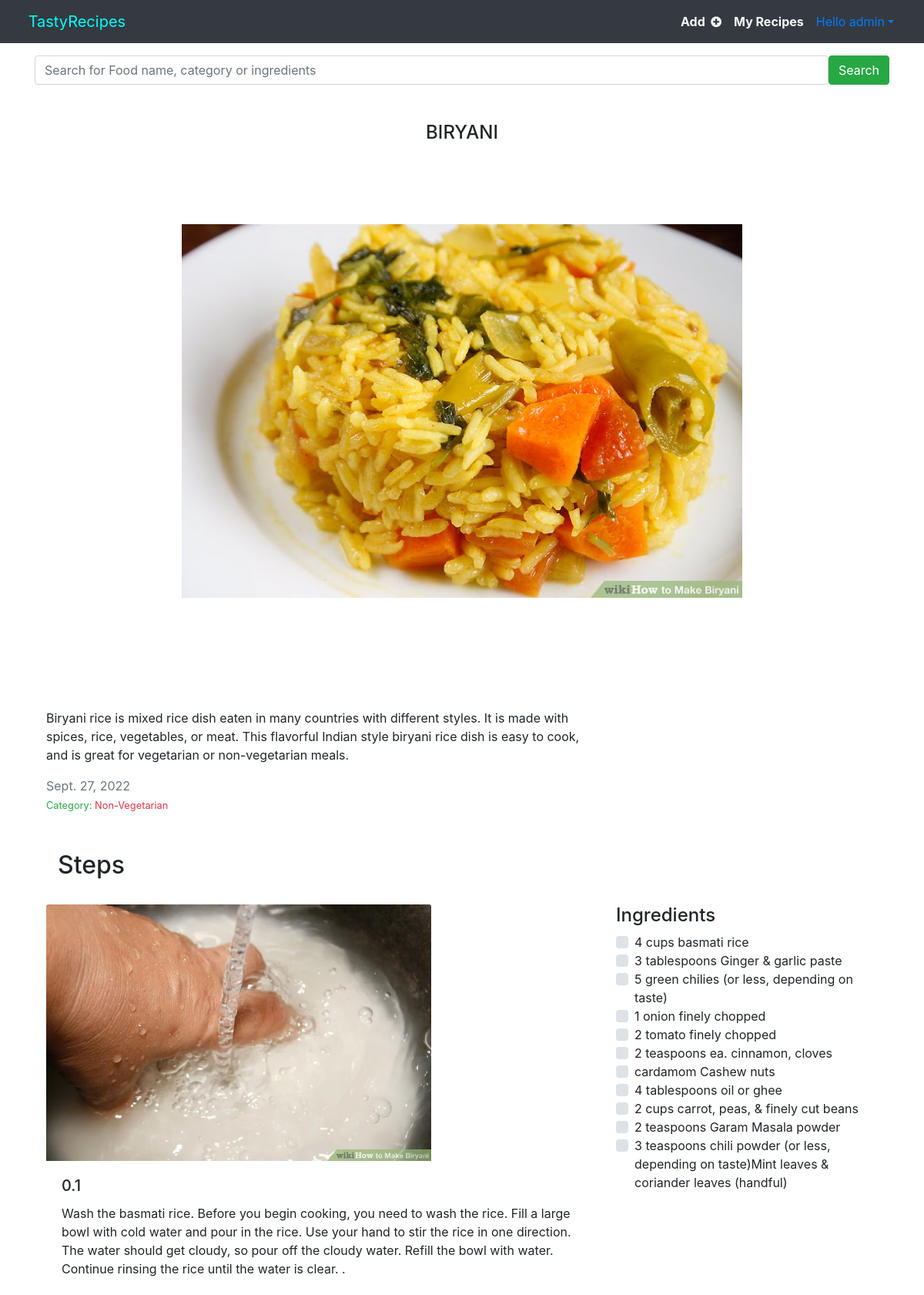
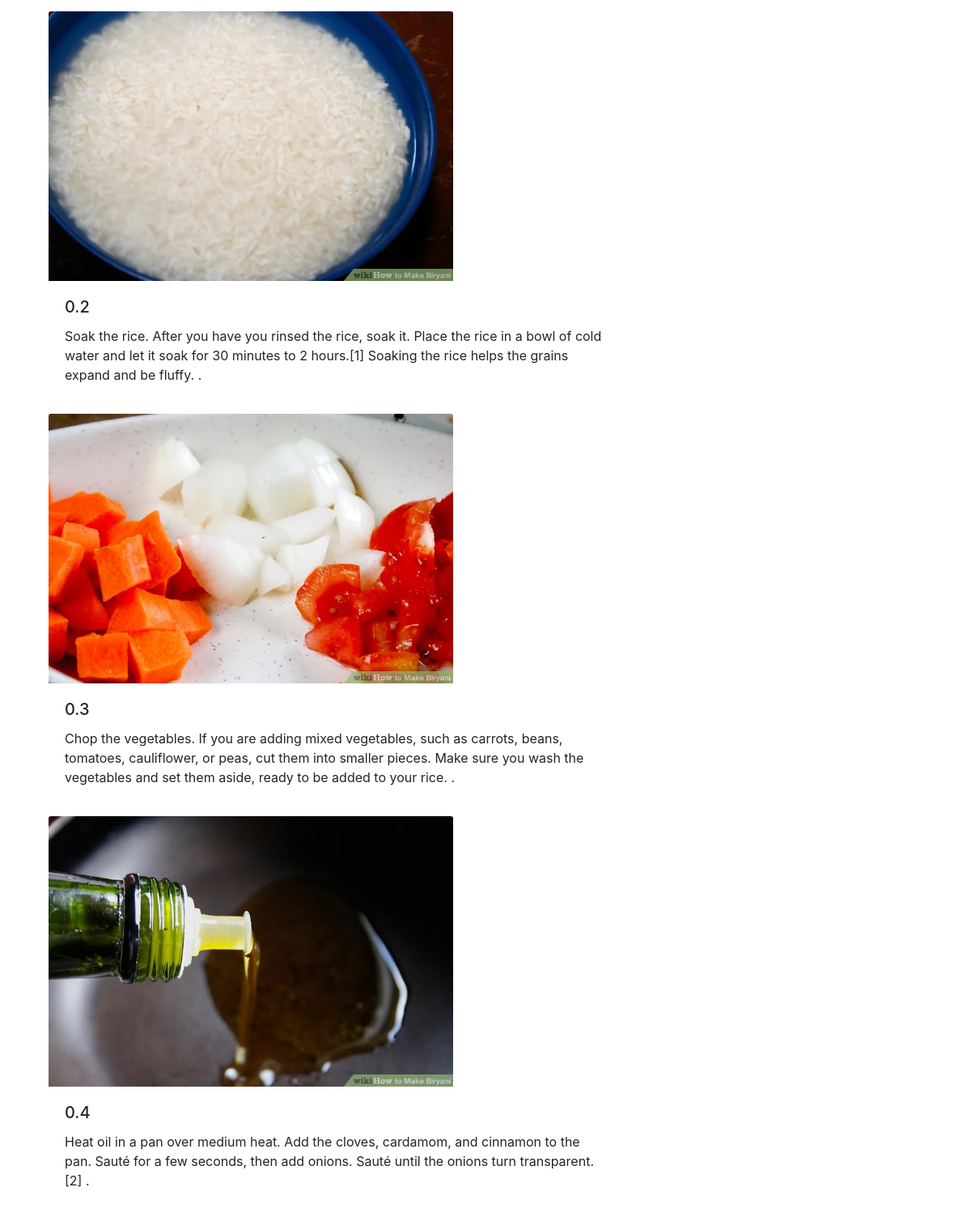
The app's page /view-recipe/1 (signed in, upper part) with its own data (2 pictures, top to bottom).
### home/models.py (models this page shows, shortened)
class Recipe(models.Model):
    user = models.ForeignKey(User,on_delete=models.CASCADE)
    food_name = models.CharField(max_length=100)
    category = models.CharField(max_length=5,choices=CATEGORY_CHOICES)
    desc = models.TextField(default='' )
    ingredients = jsonfield.JSONField()
    steps =  jsonfield.JSONField()
    image = models.FileField(blank=True)
    pub_date=models.DateField(default=datetime.now())

### home/views.py (the view)
# urls.py: path('view-recipe/<int:myid>',views.view_recipe,name='view_recipe'),
@login_required(login_url='login')
def view_recipe(request,myid):
    recipe = Recipe.objects.get(id = myid)
    return render(request,'user/view_recipe.html',{'recipe':recipe})

### home/templates/user/view_recipe.html (shortened to what this page needs)
{% extends 'user/basic.html' %}
{%load static%}
{% block body %}
<div class='container'>
    <div class="container">
        <h4 class="text-center mt-5 text-uppercase font-bold">{{recipe.food_name}}</h4>
        <div class="row">
            <div class="col-12">
                <div class="text-center m-5 p-5 mt-0">
                    <img src="/media/{{recipe.image}}" alt="">
                </div>
            </div>
        </div>
    </div>
    <div class="receipe-content-area">
        <div class="container">
            <div class="row">
                <div class="col-12 col-md-8">
                    <div class="receipe-headline my-5">
                        <p>{{recipe.desc}}</p>
                        <span class="text-muted">{{recipe.pub_date}}</span>
                        <br>
                        <small class="text-success">Category:
                            {%if recipe.category == "2" %}
                            <span class="text-danger">Non-Vegetarian
                                {%else%}
                                Vegetarian
                                {%endif%}
                            </span>
                        </small>
                    </div>
                </div>
            </div>
            <div class='container'>
                <h2>Steps</h2>
            </div>
            <br>
            <div class="row">
                <div class="col-12 col-lg-8">
                    {%for step in recipe.steps %}
                    <div class="card mb-3" style='border:none;'>
                        <div class='step_img text-center' style='width:500px;'>
                            <img src="/media/media/{{step.image}}" class="card-img-top" alt="...">
                        </div>
                        <div class="card-body">
                            <h5 class="card-title"> 0.{{forloop.counter}}</h5>
                            <p class="card-text">{{step.step}}.</p>
                        </div>
                    </div>
                    {%endfor%}
                </div>
                <div class="col-12 col-lg-4">
                    <div class="ingredients">
                        <h4>Ingredients</h4>
                        {%for ingrd in recipe.ingredients %}
                        <div class="custom-control custom-checkbox">
                            <label class="custom-control-label" for="customCheck1">{{ingrd}}</label>
                        </div>
                        {%endfor%}
                    </div>
                </div>
            </div>
        </div>
        {% endblock body %}

### home/templates/user/basic.html (shortened to what this page needs)
{% load static %}
<!DOCTYPE html>
<html lang="en">
<head>
  <link rel="stylesheet" href="http://code.jquery.com/ui/1.8.18/themes/base/jquery-ui.css" type="text/css"
    media="all" />
  <link rel="stylesheet" href="https://maxcdn.bootstrapcdn.com/bootstrap/4.0.0/css/bootstrap.min.css"
 />
  <link rel='stylesheet' href='https://cdnjs.cloudflare.com/ajax/libs/font-awesome/4.7.0/css/font-awesome.min.css'>
  <section class="navs">
    <nav class="navbar navbar-expand-sm navbar-fixed-top bg-dark">
      <div class="container-fluid">
        <div class="navbar-header">
          <a class="navbar-brand logo" style="color: aqua" href="/">
            TastyRecipes
          </a>
        </div>
        <div class="collapse navbar-collapse" id="myMenu">
          <ul class="navbar-nav text-center ml-auto navbar-right">
            <li class="nav-item dropdown">
              <a class="nav-link text-light font-weight-bold" href="/add_recipe">Add &nbsp;<i
                  class='fa fa-plus-circle'></i></a>
            </li>
            <li class="nav-item dropdown">
              <a class="nav-link text-light font-weight-bold" href="/my-recipes">My Recipes
              </a>
            </li>
            {%if user.is_authenticated %}
            <li class="nav-item dropdown">
              <a class="nav-link dropdown-toggle" data-toggle="dropdown" href="#">Hello {{request.user}}</a>
            </li>
            {%endif%}
          </ul>
        </div>
      </div>
    </nav>
  </section>
</head>
<body>
  <div class="container mt-3 mb-5">
    <form class="d-flex" method='get' , action='/recipe-search'>
      <input class="form-control" type="search" name='query' id="query"
        placeholder="Search for Food name, category or ingredients" aria-label="Search">
      <button class="btn btn-success" type="submit"> Search </button>
    </form>
  </div>
  {% block body %} {% endblock %}
</body>
</html>

### records on screen
Recipe: food_name "BIRYANI", image (picture), desc "Biryani rice is mixed rice dish eaten in many countries with different styles. It is made with spices, rice, vegetables, or meat. This flavorful Indian style biryani rice dish is easy to cook, and is great for vegetarian or non-vegetarian meals.", pub_date "Sept. 27, 2022"

### other values on screen
{{ request.user }} "admin"
{{ step.step }} "Soak the rice. After you have you rinsed the rice, soak it. Place the rice in a bowl of cold water and let it soak for 30 minutes to 2 hours.[1] Soaking the rice helps the grains expand and be fluffy." "Heat oil in a pan over medium heat. Add the cloves, cardamom, and cinnamon to the pan. Sauté for a few seconds, then add onions. Sauté until the onions turn transparent.[2]"
{{ ingrd }} "4 cups basmati rice" "3 tablespoons Ginger & garlic paste" "5 green chilies (or less, depending on taste)" "1 onion finely chopped" "2 tomato finely chopped" "2 teaspoons ea. cinnamon, cloves" "cardamom Cashew nuts" "4 tablespoons oil or ghee" "2 cups carrot, peas, & finely cut beans" "2 teaspoons Garam Masala powder" "3 teaspoons chili powder (or less, depending on taste)Mint leaves & coriander leaves (handful)"
